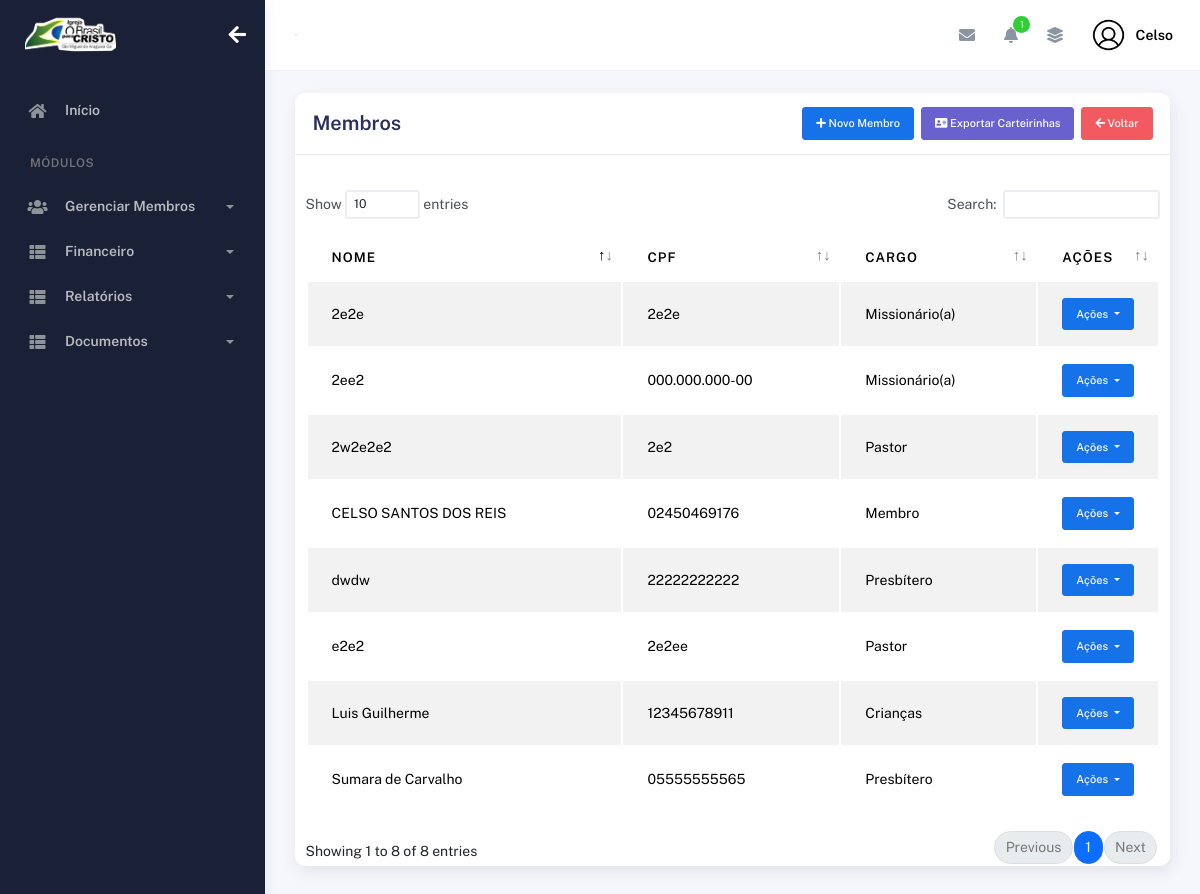
The page /index/membros/ (signed in) on the database as committed earlier.
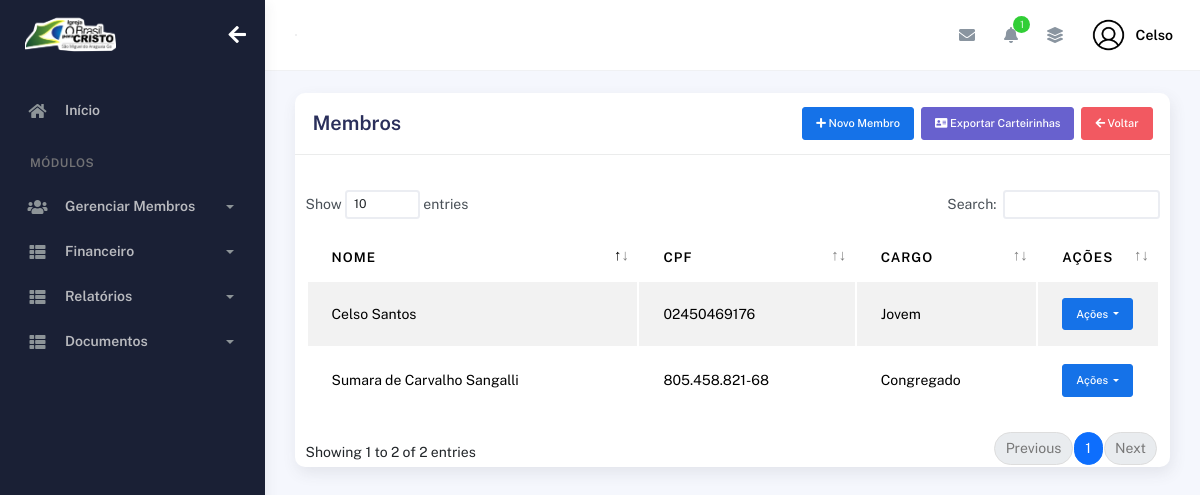
The same page on the database as committed later.
### plataformaigreja/models.py (models this page shows, shortened)
class Membros(models.Model):
    choices_sexo = (('F', 'Feminino'),
                    ('M', 'Masculino'))
    choices_cargo = (('A', 'Auxiliar'),
                     ('C', 'Congregado'),
                     ('Cr', 'Crianças'),
                     ('Da', 'Diaconisa'),
                     ('D', 'Diácono'),
                     ('E', 'Evangelista'),
                     ('J', 'Jovem'),
                     ('Mb', 'Membro'),
                     ('Mi', 'Missionário(a)'),
                     ('Pr', 'Pastor'),
                     ('P', 'Presbítero'))
    nome = models.CharField(max_length=50)
    sexo = models.CharField(max_length=1, choices=choices_sexo)
    cpf = models.CharField(max_length=20, blank=True, null=True)
    email = models.EmailField(blank=True, null=True)
    telefone = models.CharField(max_length=19, blank=True, null=True)
    endereco = models.CharField(max_length=100, blank=True, null=True)
    foto = models.ImageField(upload_to="img_membros", null=True, blank=True)
    data_nascimento = models.DateField(null=True, blank=True)
    data_batismo = models.DateField(null=True, blank=True)
    cargo = models.CharField(max_length=2, choices=choices_cargo)
    pastor = models.ForeignKey(
        User,
        on_delete=models.CASCADE
    )

### plataformaigreja/views.py (the view, shortened to what this page needs)
# urls.py: path('membros/', views.membros, name='membros'),
@login_required(login_url='/usuarios/login')
def membros(request):
    if request.method == "GET":
        membros = Membros.objects.filter(pastor=request.user)
        total_membros = membros.count()  # Conta os membros daquele pastor
        return render(request, 'membros.html', {
            'membros': membros,
            'total_membros': total_membros,
        })

### igreja/context_processors.py (called while the page is built)
def logo_igreja(request):
    if request.user.is_authenticated:
        igreja = Igreja.objects.filter(pastor=request.user).first()
        return {"logo_igreja": igreja.logo.url if igreja and igreja.logo else None}
    return {"logo_igreja": None}

### plataformaigreja/context_processors.py (called while the page is built)
def total_membros_context(request):
    if request.user.is_authenticated:
        total_membros = Membros.objects.filter(pastor=request.user).count()
    else:
        total_membros = 0
    return {
        'total_membros': total_membros
    }

### plataformaigreja/templates/membros.html (shortened to what this page needs)
{% extends "bases/base_plataformaigreja.html" %}
{% load static %}
{% block 'conteudo' %}
<div class="row">
  <div class="col-md-12">
    <div class="card">
      <div class="card-header">
        <div class="d-flex align-items-center">
          <h4 class="card-title">Membros</h4>
          <button class="btn btn-primary ms-auto btn-sm" data-bs-toggle="modal"
            data-bs-target="#addRowModal"><i class="fa fa-plus"></i>
            Novo Membro
          </button>
          <a href="{% url 'selecionar_carteirinhas' %}" class="btn btn-secondary ms-2 btn-sm"><i class="fas fa-address-card"></i> Exportar Carteirinhas</a>
          <a href="{% url 'controle_membros' %}" class="btn btn-danger ms-2 btn-sm"><i class="fas fa-arrow-left"></i> Voltar</a>
        </div>
      </div>
      <div class="card-body">
      </div>
        <div class="table-responsive">
          <table id="add-row" class="display table table-striped table-hover">
            <thead>
              <tr>
                <th>Nome</th>
                <th>CPF</th>
                <th>CARGO</th>
                <th style="width: 10%">Ações</th>
              </tr>
            </thead>
            <tbody>
              {% for membro in membros %}
                <tr>
                  <td>{{membro.nome}}</td>
                  <td>{{membro.cpf | default:"000.000.000-00"}}</td>
                  <td>
                    {% if membro.cargo == "Mb" %}
                      Membro
                    {% elif membro.cargo == "A" %}
                      Auxiliar
                    {% elif membro.cargo == "C" %}
                      Congregado
                    {% elif membro.cargo == "Cr" %}
                      Crianças
                    {% elif membro.cargo == "Da" %}
                      Diaconisa
                    {% elif membro.cargo == "D" %}
                      Diácono
                    {% elif membro.cargo == "E" %}
                      Evangelista
                    {% elif membro.cargo == "J" %}
                      Jovem
                    {% elif membro.cargo == "Mi" %}
                      Missionário(a)
                    {% elif membro.cargo == "Pr" %}
                      Pastor
                    {% elif membro.cargo == "P" %}
                      Presbítero
                    {% endif %}
                  </td>
                  <td>
                    <button id="btnGroupDrop1" type="button" class="btn btn-primary btn-sm dropdown-toggle" data-bs-toggle="dropdown" aria-expanded="false">
                      Ações
                    </button>
                  </td>
                </tr>
              {% endfor %}
            </tbody>
          </table>
        </div>
      </div>
    </div>
  </div>
</div>
</div>
{% endblock %}

### templates/bases/base_plataformaigreja.html (shortened to what this page needs)
{% extends "bases/base.html" %}
{% load static %}

### templates/bases/base.html (shortened to what this page needs)
{% load static %}
<!DOCTYPE html>
<html lang="pt-BR">
  <head>
    <link href="{% static 'geral/assets/css/bootstrap.min.css' %}" rel="stylesheet">
    <link href="{% static 'geral/assets/css/plugins.min.css' %}" rel="stylesheet">
    <link href="{% static 'geral/assets/css/kaiadmin.min.css' %}" rel="stylesheet">
    <link href="{% static 'geral/assets/css/demo.css' %}" rel="stylesheet">
  </head>
  <body>
    <div class="wrapper">
      {% if user.is_authenticated %}
        <div class="sidebar" data-background-color="dark">
          <div class="sidebar-logo">
            <div class="logo-header" data-background-color="dark">
              <a href="{% url 'dashboard_igreja' %}" class="logo">
              {% if logo_igreja %}
                  <img src="{{ logo_igreja }}" alt="Logo da Igreja" class="navbar-brand" height="50"/>
              {% else %}
                  <p>Nenhuma logo cadastrada.</p>
              {% endif %}
              </a>
              <div class="nav-toggle">
                <button class="btn btn-toggle toggle-sidebar">
                  <i class="fas fa-arrow-left"></i>
                </button>
              </div>
            </div>
          </div>
          <div class="sidebar-wrapper scrollbar scrollbar-inner">
            <div class="sidebar-content">
              <ul class="nav nav-secondary">
                <li class="nav-item">
                  <a
                    href="{% url 'dashboard_igreja' %}"
                    aria-expanded="false"
                  >
                    <i class="fas fa-home"></i>
                    <p>Início</p>
                  </a>
                </li>
                <li class="nav-section">
                  <h4 class="text-section">Módulos</h4>
                </li>
                <li class="nav-item">
                  <a data-bs-toggle="collapse" href="#base">
                    <i class="fas fa-users"></i>
                    <p>Gerenciar Membros</p>
                    <span class="caret"></span>
                  </a>
                </li>
                <li class="nav-item">
                  <a data-bs-toggle="collapse" href="#sidebarLayouts">
                    <i class="fas fa-th-list"></i>
                    <p>Financeiro</p>
                    <span class="caret"></span>
                  </a>
                </li>
                <li class="nav-item">
                  <a data-bs-toggle="collapse" href="#sidebarRelatorios">
                    <i class="fas fa-th-list"></i>
                    <p>Relatórios</p>
                    <span class="caret"></span>
                  </a>
                </li>
                <li class="nav-item">
                  <a data-bs-toggle="collapse" href="#sidebarDocumentos">
                    <i class="fas fa-th-list"></i>
                    <p>Documentos</p>
                    <span class="caret"></span>
                  </a>
                </li>
              </ul>
            </div>
          </div>
        </div>
        <div class="main-panel">
          <div class="main-header">
            <nav
              class="navbar navbar-header navbar-header-transparent navbar-expand-lg border-bottom"
            >
              <div class="container-fluid">
                <nav
                  class="navbar navbar-header-left navbar-expand-lg navbar-form nav-search p-0 d-none d-lg-flex"
                >
                  <div class="input-group">
                </nav>
                <ul class="navbar-nav topbar-nav ms-md-auto align-items-center">
                  <li class="nav-item topbar-icon dropdown hidden-caret">
                    <a
                      class="nav-link dropdown-toggle"
                      href="#"
                      id="messageDropdown"
                      role="button"
                      data-bs-toggle="dropdown"
                      aria-haspopup="true"
                      aria-expanded="false"
                    >
                      <i class="fa fa-envelope"></i>
                    </a>
                  </li>
                  <li class="nav-item topbar-icon dropdown hidden-caret">
                    <a
                      class="nav-link dropdown-toggle"
                      href="#"
                      id="notifDropdown"
                      role="button"
                      data-bs-toggle="dropdown"
                      aria-haspopup="true"
                      aria-expanded="false"
                    >
                      <i class="fa fa-bell"></i>
                      <span class="notification">1</span>
                    </a>
                  </li>
                  <li class="nav-item topbar-icon dropdown hidden-caret">
                    <a
                      class="nav-link"
                      data-bs-toggle="dropdown"
                      href="#"
                      aria-expanded="false"
                    >
                      <i class="fas fa-layer-group"></i>
                    </a>
                  </li>
                  <li class="nav-item topbar-user dropdown hidden-caret">
                    <a
                      class="dropdown-toggle profile-pic"
                      data-bs-toggle="dropdown"
                      href="#"
                      aria-expanded="false"
                    >
                      <div class="avatar-sm">
                        <img
                          src="{% static 'geral/assets/img/profile.png'%}"
                          alt="..."
                          class="avatar-img rounded-circle"
                        />
                      </div>
                      <span class="profile-username">
                        <span class="fw-bold">{{ user.first_name }}</span>
                      </span>
                    </a>
                  </li>
                </ul>
              </div>
            </nav>
          </div>
          <div class="container">
            <div class="page-inner">
            {% block 'conteudo' %}
            {% endblock %}
            </div>
          </div>
    {% endif %}
  </body>
</html>

Rows that differ between the two databases and show on the page:
removed Membros: nome "Sumara de Carvalho", cpf "05555555565", cargo "Presbítero"
removed Membros: nome "Luis Guilherme", cpf "12345678911", cargo "Crianças"
removed Membros: nome "CELSO SANTOS DOS REIS", cpf "02450469176", cargo "Membro"
removed Membros: nome "dwdw", cpf "22222222222", cargo "Presbítero"
removed Membros: nome "2w2e2e2", cpf "2e2", cargo "Pastor"
removed Membros: nome "e2e2", cpf "2e2ee", cargo "Pastor"
removed Membros: nome "2e2e", cpf "2e2e", cargo "Missionário(a)"
removed Membros: nome "2ee2", cpf "000.000.000-00", cargo "Missionário(a)"
added Membros: nome "Celso Santos", cpf "02450469176", cargo "Jovem"
added Membros: nome "Sumara de Carvalho Sangalli", cpf "805.458.821-68", cargo "Congregado"
Other text that changed with them:
text written by a page script: "Show entries Search: Showing 1 to 8 of 8 entries Previous 1 Next" → "Show entries Search: Showing 1 to 2 of 2 entries Previous 1 Next"
